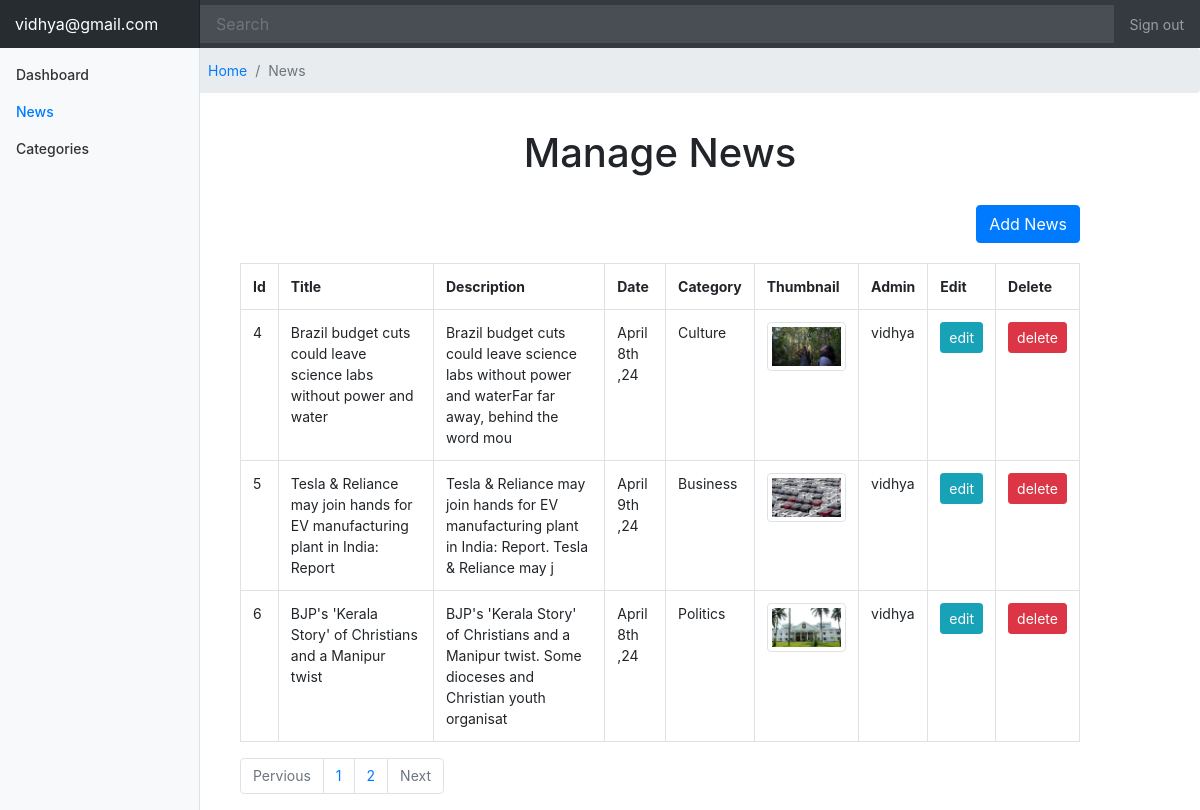
Page /news.php?page=2 (signed in) on the committed database.
### tables this page shows
CREATE TABLE `news` (
  `id` int(11) NOT NULL,
  `title` varchar(255) NOT NULL,
  `description` text NOT NULL,
  `date` date NOT NULL,
  `category` varchar(100) NOT NULL,
  `thumbnail` varchar(255) NOT NULL,
  `admin` varchar(100) NOT NULL
);

### news.php (the view, shortened to what this page needs)
  <?php
 include('include/header.php');
  ?>
 <div style="margin-left:16%;  width: 90%;">
        <ul class="breadcrumb">
          <li class="breadcrumb-item active"><a href="home.php">Home</a></li>
          <li class="breadcrumb-item active">News</li>
        </ul>
       </div>
<div style=" width: 70%; margin-left:20%; text-align:center; margin-top: 20px;">
<h1>Manage News</h1>
</div>
  <div style=" width: 70%; margin-left: 20%; margin-top: 20px;">
  	    <div class="text-right" style="margin-bottom: 20px;">
  	    <a   class="btn btn-primary" href="AddNews.php">Add News</a>
   </div>
    <table class="table table-bordered">
       <tr>
         <th>Id</th>
         <th>Title</th>
         <th>Description</th>
         <th>Date</th>
         <th>Category</th>
         <th>Thumbnail</th>
         <th>Admin</th>
         <th>Edit</th>
         <th>Delete</th>
       </tr>
        <?php
        include('db/connection.php');
           $page=$_GET['page'];
           if($page=="" || $page==1){
            $page1=0;
           }
           else{
              $page1=($page*3)-3;
           }
      $query=mysqli_query($conn,"select * from news limit $page1,3");
       while ($row=mysqli_fetch_array($query)) {
         ?>
         <tr>
           <td><?php echo $row['id']; ?></td>
            <td><?php echo $row['title']; ?></td>
             <td><?php echo substr($row['description'],0,100 ); ?></td>
               <td><?php echo date("F jS ,y", strtotime($row['date'])); ?></td>
                 <td><?php echo $row['category']; ?></td>
                   <td><img class="img img-thumbnail" src="images/<?php echo $row['thumbnail'];?>" alt="" width="150" height="150" ></td>
                   <td><?php echo $row['admin'];?></td>
                   <td><a class="btn btn-info btn-sm" href="news_edit.php?edit=<?php echo $row['id'];?>">edit</a></td>
                     <td><a class="btn btn-danger btn-sm" href="news_delete.php?del=<?php echo $row['id'];?>">delete</a></td>
         </tr>
       <?php }  ?>
         </table>
             <ul class="pagination">
               <li class="page-item disabled">
                 <a href="#" class="page-link" >Pervious</a>
               </li>
              <?php
       $sql=mysqli_query($conn,"select * from news");
       $count=mysqli_num_rows($sql);
       $a=$count/3;
        for ($b=1; $b <=$a ; $b++) {
          ?>
         <li class="page-item"><a class="page-link" href="news.php?page=<?php echo $b;?>"><?php echo $b; ?></a></li>
          <?php
        }
       ?>
                <li class="page-item disabled">
                 <a href="#" class="page-link" >Next</a>
               </li>
       </ul>
  </div>

### style/dashboard.css (style rules this page uses)
body { font-size: .875rem; }

### rows in the picture
news: id "4", title "Brazil budget cuts could leave science labs without power and water", description "Brazil budget cuts could leave science labs without power and waterFar far away, behind the word mou", date "April 8th ,24", category "Culture", thumbnail (picture), admin "vidhya"
news: id "5", title "Tesla & Reliance may join hands for EV manufacturing plant in India: Report", description "Tesla & Reliance may join hands for EV manufacturing plant in India: Report. Tesla & Reliance may j", date "April 9th ,24", category "Business", thumbnail (picture), admin "vidhya"
news: id "6", title "BJP's 'Kerala Story' of Christians and a Manipur twist", description "BJP's 'Kerala Story' of Christians and a Manipur twist. Some dioceses and Christian youth organisat", date "April 8th ,24", category "Politics", thumbnail (picture), admin "vidhya"

### other values in the picture
$_SESSION['email'] "vidhya@gmail.com"
